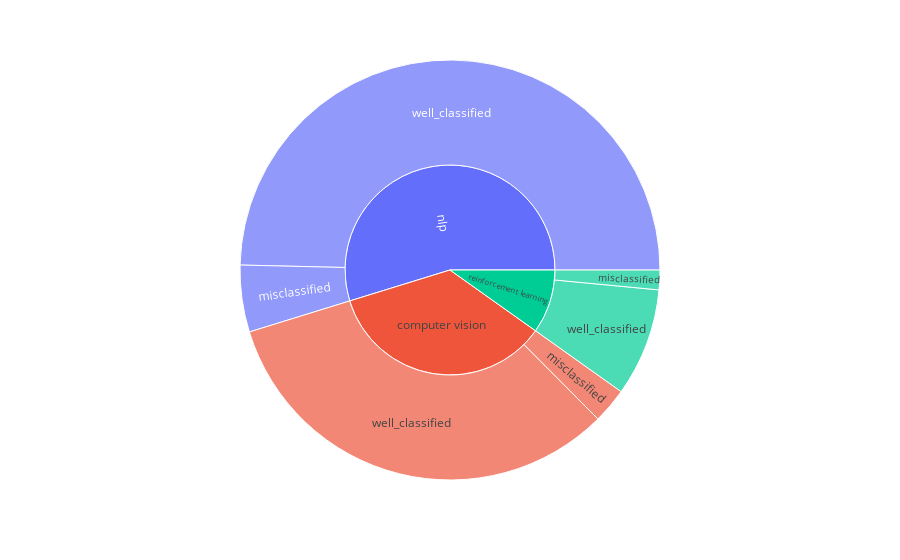

The cell this chart's notebook holds for it:
### Markdown cell above
Percentage of misclassified samples :

*  Reinforcement Learning ~ 16 %
*  Nlp ~ 13 %
*  Computer Vision ~ 8 %

### Code cell
with_oversampling("../data/domain_data.csv")

### Figure 1 — Plotly figure (JSON) as saved in the notebook; plotly's stock layout.template omitted (floating-point values rounded to 4 significant figures)
{"data": [{"branchvalues": "total", "domain": {"x": [0, 1], "y": [0, 1]}, "hovertemplate": "labels=%{label}<br>value=%{value}<br>parent=%{parent}<br>id=%{id}<extra></extra>", "ids": ["computer vision/misclassified", "nlp/misclassified", "reinforcement learning/misclassified", "computer vision/well_classified", "nlp/well_classified", "reinforcement learning/well_classified", "computer vision", "nlp", "reinforcement learning"], "labels": ["misclassified", "misclassified", "misclassified", "well_classified", "well_classified", "well_classified", "computer vision", "nlp", "reinforcement learning"], "name": "", "parents": ["computer vision", "nlp", "reinforcement learning", "computer vision", "nlp", "reinforcement learning", "", "", ""], "type": "sunburst", "values": [18, 34, 10, 216, 328, 55, 234, 362, 65]}], "layout": {"legend": {"tracegroupgap": 0}, "margin": {"t": 60}}}
